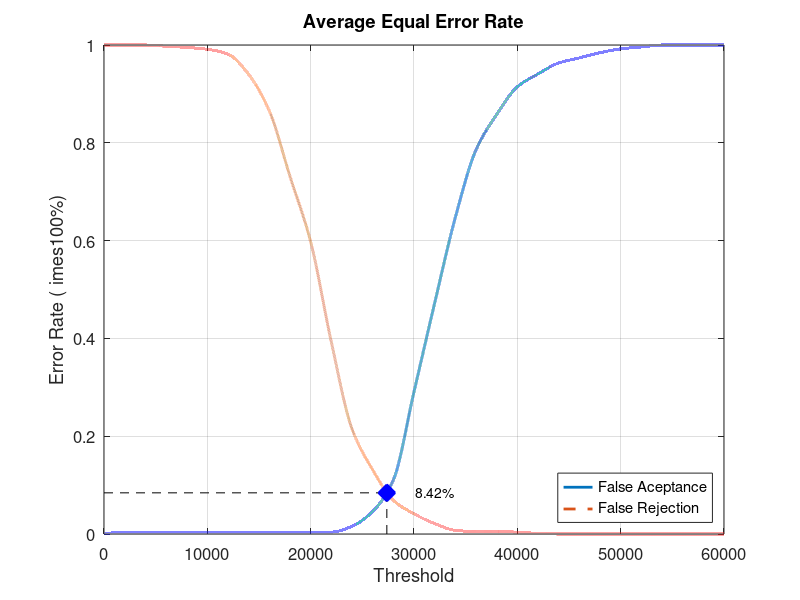
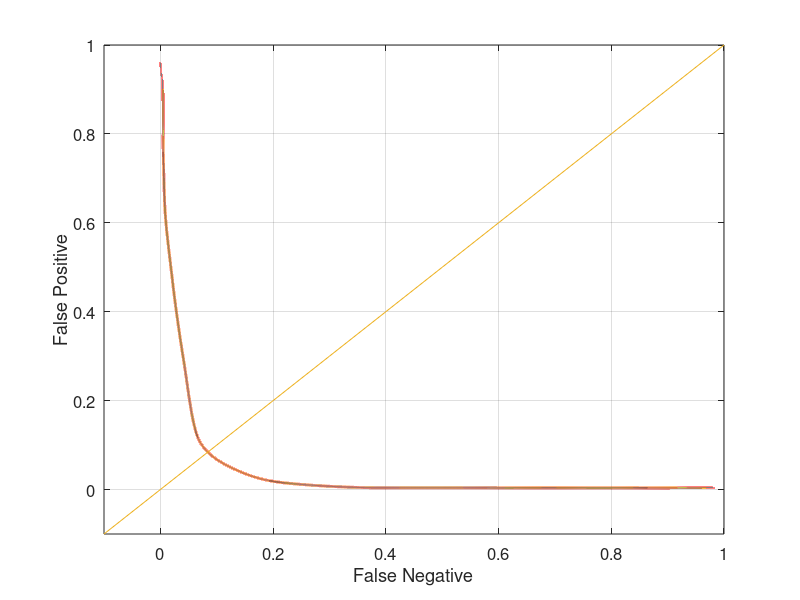

Source code (MATLAB) for these figures, in order:
close all;
clear;
clc;
x = 0:2000:60000;
xq = 0:0.5:60000;

y0 = [0 0.00394737 0.00394737 0.00394737 0.00394737 0.00394737 0.00394737 0.00394737 0.00394737 0.00394737 0.00394737 0.00394737 0.0157895 0.0460526 0.110526 0.290789 0.472368 0.647368 0.785526 0.857895 0.914474 0.940789 0.963158 0.973684 0.98421 0.992105 0.996053 1 1 1 1]
yy0 = interp1(x, y0, xq, 'pchip');
y1 = [1 1 1 0.9975 0.995 0.99125 0.98125 0.94 0.865 0.73125 0.5975 0.3925 0.215 0.13125 0.06875 0.04125 0.02125 0.0075 0.005 0.005 0.00375 0.00125 0 0 0 0 0 0 0 0 0]
yy1 = interp1(x, y1, xq, 'pchip');

% Calculating EER: 
y2 = abs(y0 - y1);
find(y2 == min(y2))
yy2 = abs(yy0 - yy1);
xEER = find(yy2 == min(yy2));
xEERIndex = xq(xEER) % X-axis EER
yEER = yy0(xEER) % Y-axis EER

main = figure
plot(xq, yy0,'-','LineWidth', 2);	hold on
plot(xq, yy1,'--','LineWidth', 2);	hold on
plot([xEERIndex xEERIndex], [0 yEER], 'k--');	hold on
plot([0 xEERIndex], [yEER yEER], 'k--');	hold on
plot(xEERIndex, yEER, 'bx', 'LineWidth', 10);	hold on
text(xEERIndex + 10 * xEERIndex / 100, yEER, [num2str(round((10000 * yEER)) / 100) '%'])
legend('False Aceptance', 'False Rejection', 'Location', 'SouthEast')
xlabel('Threshold')
ylabel('Error Rate (	imes100%)')
title('Average Equal Error Rate')
set(gca, 'FontSize', 12)
axis([0 60000 0 1])
grid on

print(main, 'Experiment3AverageMain', '-dpng');
FNRxFPR = figure('Color', [1 1 1]);
plot(yy1, yy0, '-', yy1, yy0, 'LineWidth', 2);
hold on
y = -0.1:0.1:1
plot(y, y); 
set(gca, 'FontSize', 12)
xlabel('False Negative')
ylabel('False Positive')
axis([-0.1 1 -0.1 1])
set(gca, 'FontSize', 12)
grid on

print(FNRxFPR, 'Experiment3AverageFNRxFPR','-dpng');
